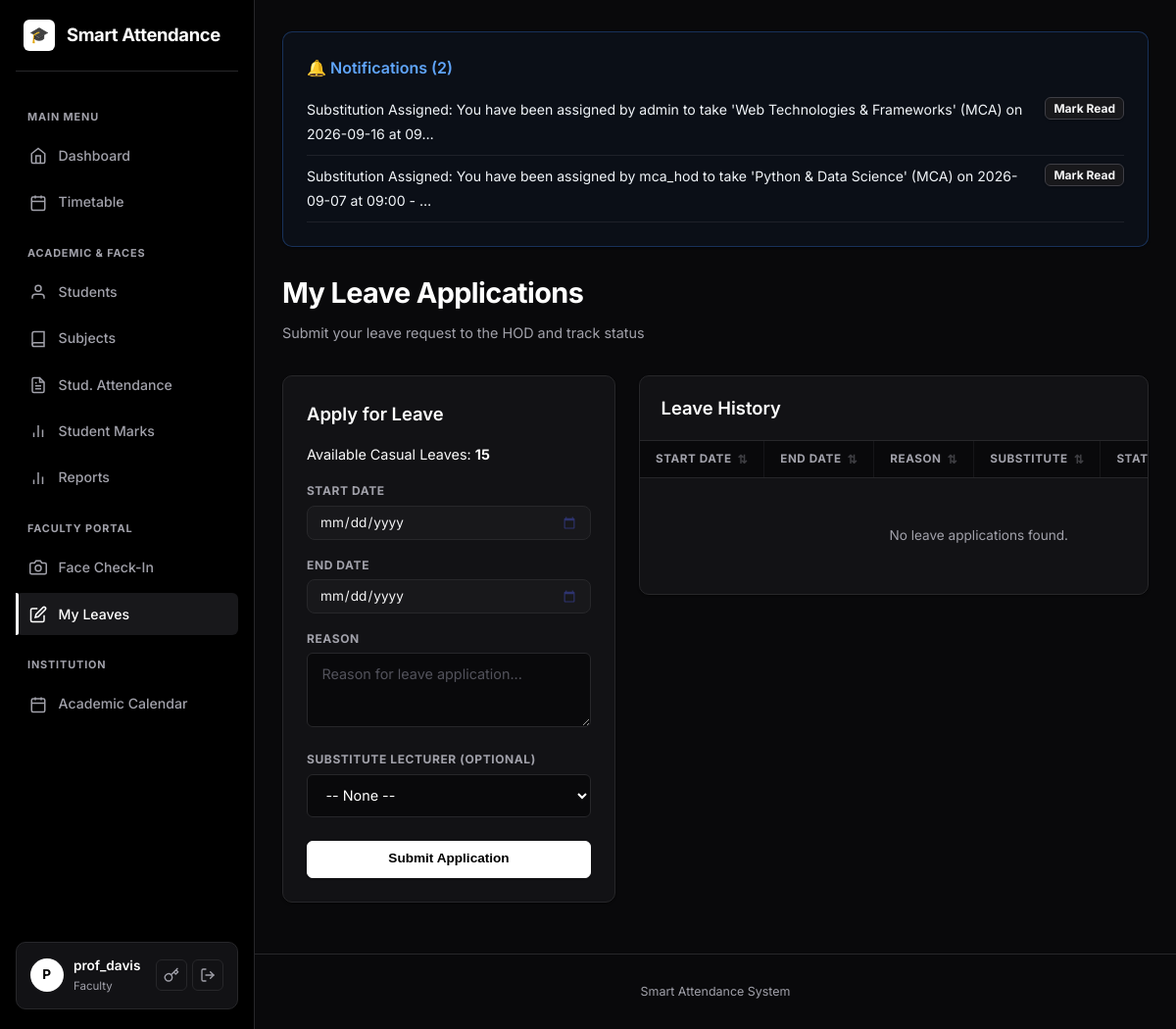
/faculty/leaves (signed in), run on an earlier commit of the app's database.
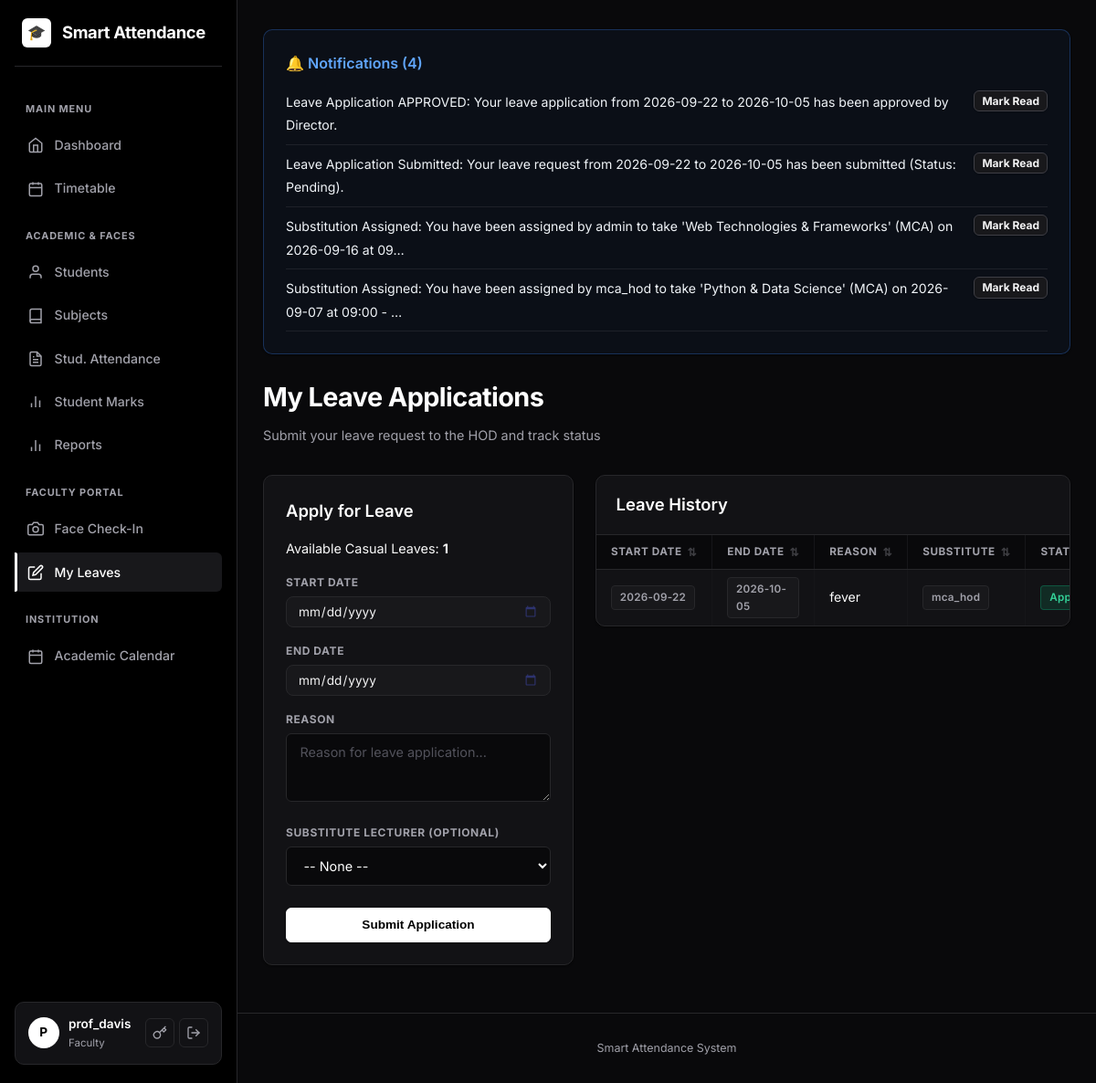
And on a later commit of the database.
### models.py (models this page shows, shortened)
class User(UserMixin, db.Model):
    __tablename__ = "users"
    id = db.Column(db.Integer, primary_key=True)
    username = db.Column(db.String(80), unique=True, nullable=False, index=True)
    email = db.Column(db.String(120), unique=True, nullable=False)
    password_hash = db.Column(db.String(255), nullable=False)
    role = db.Column(db.String(20), nullable=False, default=ROLE_STUDENT)
    department = db.Column(db.String(80), default="")
    phone = db.Column(db.String(20), default="")
    casual_leaves_balance = db.Column(db.Integer, default=15)
    profile_image_path = db.Column(db.String(255), nullable=True)
    created_at = db.Column(db.DateTime, default=datetime.utcnow)
    student_id = db.Column(db.Integer, db.ForeignKey("students.id"), nullable=True)
    student = db.relationship("Student", backref=db.backref("user", uselist=False))
    face_samples = db.relationship(
        "FaceSample", backref="user", cascade="all, delete-orphan"
    )

class Notification(db.Model):
    __tablename__ = "notifications"
    id = db.Column(db.Integer, primary_key=True)
    user_id = db.Column(db.Integer, db.ForeignKey("users.id"), nullable=False)
    user = db.relationship("User", foreign_keys=[user_id], backref=db.backref("notifications", cascade="all, delete-orphan"))
    title = db.Column(db.String(120), nullable=True)          # short heading (parent alerts etc.)
    message = db.Column(db.String(512), nullable=False)
    category = db.Column(db.String(30), nullable=True)        # 'attendance','absence','fees','marks','general'
    is_read = db.Column(db.Boolean, default=False)
    created_at = db.Column(db.DateTime, default=datetime.utcnow)
    action_url = db.Column(db.String(255), nullable=True)
    claim_id = db.Column(db.Integer, db.ForeignKey("timetable_claims.id", ondelete="CASCADE"), nullable=True)
    claim = db.relationship("TimetableClaim", backref=db.backref("notifications", cascade="all, delete-orphan"))

class LeaveApplication(db.Model):
    __tablename__ = "leave_applications"
    id = db.Column(db.Integer, primary_key=True)
    user_id = db.Column(db.Integer, db.ForeignKey("users.id"), nullable=False)
    user = db.relationship("User", foreign_keys=[user_id], backref=db.backref("leaves", lazy=True))
    reassign_to_id = db.Column(db.Integer, db.ForeignKey("users.id"), nullable=True)
    reassign_to = db.relationship("User", foreign_keys=[reassign_to_id])
    start_date = db.Column(db.Date, nullable=False)
    end_date = db.Column(db.Date, nullable=False)
    reason = db.Column(db.Text, nullable=False)
    status = db.Column(db.String(20), default="pending")  # pending, approved, rejected
    created_at = db.Column(db.DateTime, default=datetime.utcnow)

### blueprints/faculty.py (the view, shortened to what this page needs)
@faculty_bp.route("/leaves", methods=["GET", "POST"])
@login_required
@roles_required(ROLE_FACULTY, ROLE_HOD, ROLE_DIRECTOR)
def leaves():
    my_leaves = LeaveApplication.query.filter_by(user_id=current_user.id).order_by(LeaveApplication.created_at.desc()).all()
    dept_filter = current_user.department
    if dept_filter:
        substitute_candidates = User.query.filter(
            User.id != current_user.id,
            db.or_(
                db.and_(User.role.in_([ROLE_FACULTY, ROLE_HOD]), User.department == dept_filter),
                User.role == ROLE_DIRECTOR
            )
        ).order_by(User.username).all()
    else:
        substitute_candidates = User.query.filter(
            User.id != current_user.id,
            User.role.in_([ROLE_FACULTY, ROLE_HOD, ROLE_DIRECTOR])
        ).order_by(User.username).all()
    return render_template("faculty/leaves.html", leaves=my_leaves, today=date.today().isoformat(), faculty_list=substitute_candidates)

### templates/faculty/leaves.html (shortened to what this page needs)
{% extends "base.html" %}
{% block content %}
<div style="display:flex; justify-content:space-between; align-items:flex-end; margin-bottom: 2rem;">
  <div>
    <h1>{% if current_user.role == 'hod' %}Apply Leave (to Director){% else %}My Leave Applications{% endif %}</h1>
    <p class="subtitle" style="margin-bottom:0;">
      {% if current_user.role == 'hod' %}
        Submit your leave request to the Director and track status
      {% else %}
        Submit your leave request to the HOD and track status
      {% endif %}
    </p>
  </div>
</div>
<div style="display:flex; gap:1.5rem; flex-wrap:wrap; align-items:flex-start;">
  <div style="flex:0 0 340px; min-width:280px;">
    <div class="card">
      <h2 style="margin-top:0;">{% if current_user.role == 'hod' %}Apply to Director{% else %}Apply for Leave{% endif %}</h2>
      <p style="font-size: 0.9rem; margin-bottom: 1rem;">Available Casual Leaves: <strong>{{ current_user.casual_leaves_balance }}</strong></p>
      <form method="post" action="{{ url_for('faculty.leaves') }}">
        <label>Start Date</label>
        <input type="date" name="start_date" required min="{{ today }}">
        <label>End Date</label>
        <input type="date" name="end_date" required min="{{ today }}">
        <label>Reason</label>
        <textarea name="reason" rows="3" required placeholder="Reason for leave application..."></textarea>
        <label>Substitute Lecturer (Optional)</label>
        <select name="reassign_to_id">
          <option value="">-- None --</option>
        </select>
        <div class="btn-row" style="margin-top:1.5rem;">
          <button type="submit" class="btn" style="width:100%;">
            {% if current_user.role == 'hod' %}Submit to Director{% else %}Submit Application{% endif %}
          </button>
        </div>
      </form>
    </div>
  </div>
  <div style="flex:1; min-width:300px;">
    <div class="card card-table">
      <div class="card-table-header">
        <h2>Leave History</h2>
      </div>
      <div class="table-responsive">
        <table>
          <thead>
            <tr>
              <th>Start Date</th>
              <th>End Date</th>
              <th>Reason</th>
              <th>Substitute</th>
              <th>Status</th>
            </tr>
          </thead>
          <tbody>
            {% for leave in leaves %}
            <tr>
              <td><span class="badge badge-muted">{{ leave.start_date }}</span></td>
              <td><span class="badge badge-muted">{{ leave.end_date }}</span></td>
              <td>{{ leave.reason }}</td>
              <td>
                {% if leave.reassign_to %}
                  <span class="badge badge-muted">{{ leave.reassign_to.username }}</span>
                {% else %}
                  <span class="muted">-</span>
                {% endif %}
              </td>
              <td>
                {% if leave.status == 'pending' %}
                  <span class="badge" style="background:rgba(245,158,11,0.15); color:#f59e0b; border:1px solid rgba(245,158,11,0.3);">Pending</span>
                {% elif leave.status == 'approved' %}
                  <span class="badge badge-yes">Approved</span>
                {% else %}
                  <span class="badge badge-no">Rejected</span>
                {% endif %}
              </td>
            </tr>
            {% else %}
            <tr><td colspan="6" style="text-align:center;padding:3rem 2rem;" class="muted">No leave applications found.</td></tr>
            {% endfor %}
          </tbody>
        </table>
      </div>
    </div>
  </div>
</div>
{% endblock %}

### templates/base.html (shortened to what this page needs)
<!DOCTYPE html>
<html lang="en">
<head>
  <link rel="stylesheet" href="{{ url_for('static', filename='style.css') }}">
</head>
<body>
  <div class="app-layout{% if not current_user.is_authenticated %} auth-layout{% endif %}">
    {% if current_user.is_authenticated %}
    <aside class="sidebar" id="sidebar">
      <div class="sidebar-brand">
        <a href="{{ url_for('dashboard.index') }}">
          <div class="brand-icon">🎓</div>
          <span class="brand-name">Smart Attendance</span>
        </a>
      </div>
      <nav class="sidebar-nav">
        {% if current_user.role != 'parent' %}
        <div class="nav-section-label">Main Menu</div>
        <a href="{{ url_for('dashboard.index') }}" class="nav-item">
          <svg viewBox="0 0 24 24" width="18" height="18" fill="none" stroke="currentColor" stroke-width="2"><path d="M3 9l9-7 9 7v11a2 2 0 0 1-2 2H5a2 2 0 0 1-2-2z"></path><polyline points="9 22 9 12 15 12 15 22"></polyline></svg>
          <span>Dashboard</span>
        </a>
        {% endif %}
        {% if current_user.role in ['admin', 'faculty', 'director', 'hod'] %}
        <a href="{{ url_for('dashboard.timetable_view') }}" class="nav-item{% if request.endpoint == 'dashboard.timetable_view' %} active{% endif %}">
          <svg viewBox="0 0 24 24" width="18" height="18" fill="none" stroke="currentColor" stroke-width="2"><rect x="3" y="4" width="18" height="18" rx="2" ry="2"></rect><line x1="16" y1="2" x2="16" y2="6"></line><line x1="8" y1="2" x2="8" y2="6"></line><line x1="3" y1="10" x2="21" y2="10"></line></svg>
          <span>Timetable</span>
        </a>
        {% endif %}
        {% if current_user.role in ['admin', 'faculty', 'director', 'hod'] %}
          <div class="nav-section-label">Academic & Faces</div>
          <a href="{{ url_for('students.list_students') }}" class="nav-item">
            <svg viewBox="0 0 24 24" width="18" height="18" fill="none" stroke="currentColor" stroke-width="2"><path d="M20 21v-2a4 4 0 0 0-4-4H8a4 4 0 0 0-4 4v2"></path><circle cx="12" cy="7" r="4"></circle></svg>
            <span>Students</span>
          </a>
          <a href="{{ url_for('attendance.subjects') }}" class="nav-item">
            <svg viewBox="0 0 24 24" width="18" height="18" fill="none" stroke="currentColor" stroke-width="2"><path d="M4 19.5A2.5 2.5 0 0 1 6.5 17H20"></path><path d="M6.5 2H20v20H6.5A2.5 2.5 0 0 1 4 19.5v-15A2.5 2.5 0 0 1 6.5 2z"></path></svg>
            <span>Subjects</span>
          </a>
          <a href="{{ url_for('attendance.index') }}" class="nav-item">
            <span>Stud. Attendance</span>
          </a>
          <a href="{{ url_for('marks.index') }}" class="nav-item">
            <svg viewBox="0 0 24 24" width="18" height="18" fill="none" stroke="currentColor" stroke-width="2"><line x1="18" y1="20" x2="18" y2="10"></line><line x1="12" y1="20" x2="12" y2="4"></line><line x1="6" y1="20" x2="6" y2="14"></line></svg>
            <span>Student Marks</span>
          </a>
          <a href="{{ url_for('reports.index') }}" class="nav-item">
            <svg viewBox="0 0 24 24" width="18" height="18" fill="none" stroke="currentColor" stroke-width="2"><line x1="18" y1="20" x2="18" y2="10"></line><line x1="12" y1="20" x2="12" y2="4"></line><line x1="6" y1="20" x2="6" y2="14"></line></svg>
            <span>Reports</span>
          </a>
        {% endif %}
        {% if current_user.role == 'faculty' %}
          <div class="nav-section-label">Faculty Portal</div>
          <a href="{{ url_for('faculty.face_attendance') }}" class="nav-item">
            <svg viewBox="0 0 24 24" width="18" height="18" fill="none" stroke="currentColor" stroke-width="2"><path d="M23 19a2 2 0 0 1-2 2H3a2 2 0 0 1-2-2V8a2 2 0 0 1 2-2h4l2-3h6l2 3h4a2 2 0 0 1 2 2z"></path><circle cx="12" cy="13" r="4"></circle></svg>
            <span>Face Check-In</span>
          </a>
          <a href="{{ url_for('faculty.leaves') }}" class="nav-item">
            <svg viewBox="0 0 24 24" width="18" height="18" fill="none" stroke="currentColor" stroke-width="2"><path d="M11 4H4a2 2 0 0 0-2 2v14a2 2 0 0 0 2 2h14a2 2 0 0 0 2-2v-7"></path><path d="M18.5 2.5a2.121 2.121 0 0 1 3 3L12 15l-4 1 1-4 9.5-9.5z"></path></svg>
            <span>My Leaves</span>
          </a>
        {% endif %}
        <div class="nav-section-label">Institution</div>
        <a href="{{ url_for('calendar.index') }}" class="nav-item">
          <svg viewBox="0 0 24 24" width="18" height="18" fill="none" stroke="currentColor" stroke-width="2"><rect x="3" y="4" width="18" height="18" rx="2" ry="2"></rect><line x1="16" y1="2" x2="16" y2="6"></line><line x1="8" y1="2" x2="8" y2="6"></line><line x1="3" y1="10" x2="21" y2="10"></line></svg>
          <span>Academic Calendar</span>
        </a>
      </nav>
      <div class="sidebar-user">
        <div class="user-profile">
          <div class="user-avatar">{{ current_user.username[0]|upper }}</div>
          <div class="user-info">
            <span class="username">{{ current_user.username }}</span>
            <span class="user-role">{{ current_user.role }}</span>
          </div>
        </div>
        <div class="user-actions">
          <a href="{{ url_for('auth.change_password') }}" title="Change Password" class="user-action-btn">
            <svg viewBox="0 0 24 24" width="16" height="16" fill="none" stroke="currentColor" stroke-width="2" stroke-linecap="round" stroke-linejoin="round"><path d="M21 2l-2 2m-7.61 7.61a5.5 5.5 0 1 1-7.778 7.778 5.5 5.5 0 0 1 7.777-7.777zm0 0L15.5 7.5m0 0l3 3L22 7l-3-3m-3.5 3.5L19 4"></path></svg>
          </a>
          <a href="{{ url_for('auth.logout') }}" title="Logout" class="user-action-btn logout-btn">
            <svg viewBox="0 0 24 24" width="16" height="16" fill="none" stroke="currentColor" stroke-width="2" stroke-linecap="round" stroke-linejoin="round"><path d="M9 21H5a2 2 0 0 1-2-2V5a2 2 0 0 1 2-2h4"></path><polyline points="16 17 21 12 16 7"></polyline><line x1="21" y1="12" x2="9" y2="12"></line></svg>
          </a>
        </div>
      </div>
    </aside>
    {% endif %}
    <div class="main-wrapper">
      <main class="container page-transition">
        {% if current_user.is_authenticated and user_notifications %}
        <div class="card" style="margin-bottom: 1.5rem; background-color: rgba(59, 130, 246, 0.05); border: 1px solid rgba(59, 130, 246, 0.3);">
          <div style="display:flex; justify-content:space-between; align-items:center; margin-bottom:0.5rem;">
            <h3 style="margin:0; color: #60a5fa; font-size:1rem; display:flex; align-items:center; gap:6px;">
              🔔 Notifications ({{ unread_notifications_count }})
            </h3>
          </div>
          <ul style="list-style: none; padding-left: 0; margin-bottom: 0;">
            {% for notif in user_notifications[:5] %}
              <li style="margin-top: 0.5rem; padding-bottom: 0.5rem; border-bottom: 1px solid rgba(255, 255, 255, 0.08); display:flex; justify-content:space-between; align-items:flex-start; flex-wrap:wrap; gap:0.5rem;">
                <div style="flex:1; min-width:0;">
                  <span style="font-size: 0.88rem; color: #f1f5f9;">{{ notif.message[:120] }}{% if notif.message|length > 120 %}…{% endif %}</span>
                </div>
                <div style="display: flex; gap: 0.5rem; flex-shrink:0;">
                  {% if notif.claim_id and notif.claim and notif.claim.status == 'pending' and current_user.id != notif.claim.claimed_by_id %}
                    <a href="{{ url_for('dashboard.handle_notification', notif_id=notif.id, action='accept') }}" class="btn btn-sm" style="background-color: #10b981; border:none; padding: 0.2rem 0.5rem; font-size: 0.75rem;">Accept</a>
                    <a href="{{ url_for('dashboard.handle_notification', notif_id=notif.id, action='report') }}" class="btn btn-sm btn-secondary" style="padding: 0.2rem 0.5rem; font-size: 0.75rem;">Report</a>
                    <a href="{{ url_for('dashboard.handle_notification', notif_id=notif.id, action='reject') }}" class="btn btn-sm btn-secondary" style="padding: 0.2rem 0.5rem; font-size: 0.75rem; background-color: rgba(239, 68, 68, 0.1); color: #ef4444;">Reject</a>
                  {% elif current_user.role == 'parent' %}
                    <form method="post" action="{{ url_for('parents.mark_notification_read', notif_id=notif.id) }}" style="margin:0;">
                      <button class="btn btn-sm btn-secondary" style="padding: 0.2rem 0.5rem; font-size: 0.75rem;">✓ Read</button>
                    </form>
                  {% else %}
                    <a href="{{ url_for('dashboard.handle_notification', notif_id=notif.id, action='read') }}" class="btn btn-sm btn-secondary" style="padding: 0.2rem 0.5rem; font-size: 0.75rem;">Mark Read</a>
                  {% endif %}
                </div>
              </li>
            {% endfor %}
          </ul>
        </div>
        {% endif %}
        {% block content %}{% endblock %}
      </main>
      <footer class="footer">Smart Attendance System</footer>
    </div>
  </div>
</body>
</html>

What changed in the data, as far as the page shows it:
changed User "prof_davis": casual_leaves_balance "15" → "1"
added Notification: message "Leave Application APPROVED: Your leave application from 2026-09-22 to 2026-10-05 has been approved by Director."
added Notification: message "Leave Application Submitted: Your leave request from 2026-09-22 to 2026-10-05 has been submitted (Status: Pending)."
added LeaveApplication: start_date "2026-09-22", end_date "2026-10-05", reason "fever", reassign_to.username "mca_hod", status "Approved"
Also different on the page:
{{ unread_notifications_count }}: "2" → "4"
text no longer shown: "No leave applications found."
